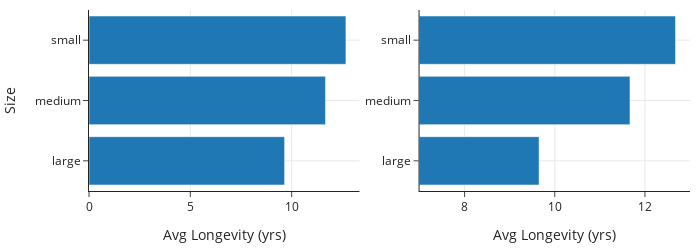

Source (notebook cell):
### Code cell
left = px.bar(dogs_lon, x='longevity', y='size', category_orders=sml)
right = px.bar(dogs_lon, x='longevity', y='size', category_orders=sml)
fig = left_right(left, right, height=250)
fig.update_xaxes(range=[7, 13], row=1, col=2)
fig.update_xaxes(title_text='Avg Longevity (yrs)')
fig.update_layout(yaxis_title="Size")
fig.show()

### Figure 1 — Plotly figure (JSON) as saved in the notebook; plotly's stock layout.template omitted (floating-point values rounded to 4 significant figures)
{"data": [{"alignmentgroup": "True", "hovertemplate": "longevity=%{x}<br>size=%{y}<extra></extra>", "legendgroup": "", "marker": {"color": "#1F77B4", "pattern": {"shape": ""}}, "name": "", "offsetgroup": "", "orientation": "h", "showlegend": false, "textposition": "auto", "type": "bar", "x": [9.652, 11.67, 12.68], "xaxis": "x", "y": ["large", "medium", "small"], "yaxis": "y"}, {"alignmentgroup": "True", "hovertemplate": "longevity=%{x}<br>size=%{y}<extra></extra>", "legendgroup": "", "marker": {"color": "#1F77B4", "pattern": {"shape": ""}}, "name": "", "offsetgroup": "", "orientation": "h", "showlegend": false, "textposition": "auto", "type": "bar", "x": [9.652, 11.67, 12.68], "xaxis": "x2", "y": ["large", "medium", "small"], "yaxis": "y2"}], "layout": {"height": 250, "width": 700, "xaxis": {"anchor": "y", "autorange": true, "domain": [0, 0.45], "range": [0, 13.35], "title": {"text": "Avg Longevity (yrs)"}, "type": "linear"}, "xaxis2": {"anchor": "y2", "domain": [0.55, 1], "range": [7, 13], "title": {"text": "Avg Longevity (yrs)"}, "type": "linear"}, "yaxis": {"anchor": "x", "autorange": true, "domain": [0, 1], "range": [-0.5, 2.5], "title": {"text": "Size"}, "type": "category"}, "yaxis2": {"anchor": "x2", "autorange": true, "domain": [0, 1], "range": [-0.5, 2.5], "type": "category"}}}
